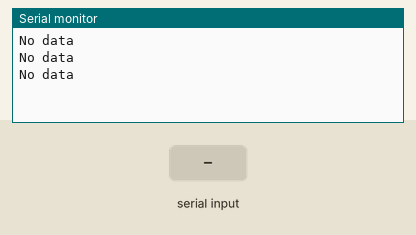
Simulated run of this sketch. Board: Arduino Uno, built with avr-gcc and run on an emulated ATmega328P. Shown: the last lines printed to the serial monitor. The test bench sets the inputs (shaded band).

Above: at 10.8 s.
10.9 s: "$" received over the second serial link
At 15.3 s:
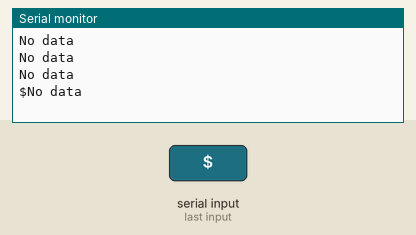
16.9 s: "G" received over the second serial link
At 21.0 s:
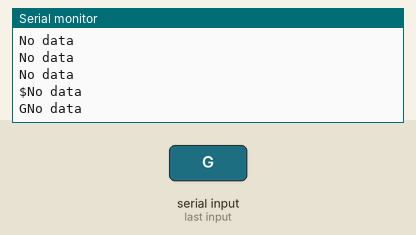

Measured:
- after the input at 10.9 s, the serial monitor: prints a new line after 4.1 s (image 1)
- after the input at 16.9 s, the serial monitor: prints a new line after 3.2 s (image 2)

The sketch:

prueba_gps1.ino
```cpp
/***************************************
    Conexionado Arduino


-------------------------------------------
|PIN ARDUINO         |   PIN GPS          |
-------------------------------------------
|   GND              |     GND            |
|   +5               |     Vcc            |
|   PIN 13 (RX)      |     TX     blanco  |
|   PIN 12 (TX)      |     RX   - verde   |
-------------------------------------------

*****************************************/


#include <SoftwareSerial.h>

const byte rxPinGPS = 13;
const byte txPinGPS = 12;
SoftwareSerial serialGPS(rxPinGPS, txPinGPS);

char data = ' ';
char previousData=' ';

void setup()
{
 Serial.begin(9600);
 serialGPS.begin(9600);
}

void loop()
{
  if(serialGPS.available())
  {
    previousData = data;
    data=serialGPS.read();

    if ((previousData =='$') && (data == 'G')){
      Serial.println("");
    }
    Serial.print(data);
    delay(50);
  } else {
      Serial.println("No data");
      delay(5000);
  }
}
```
